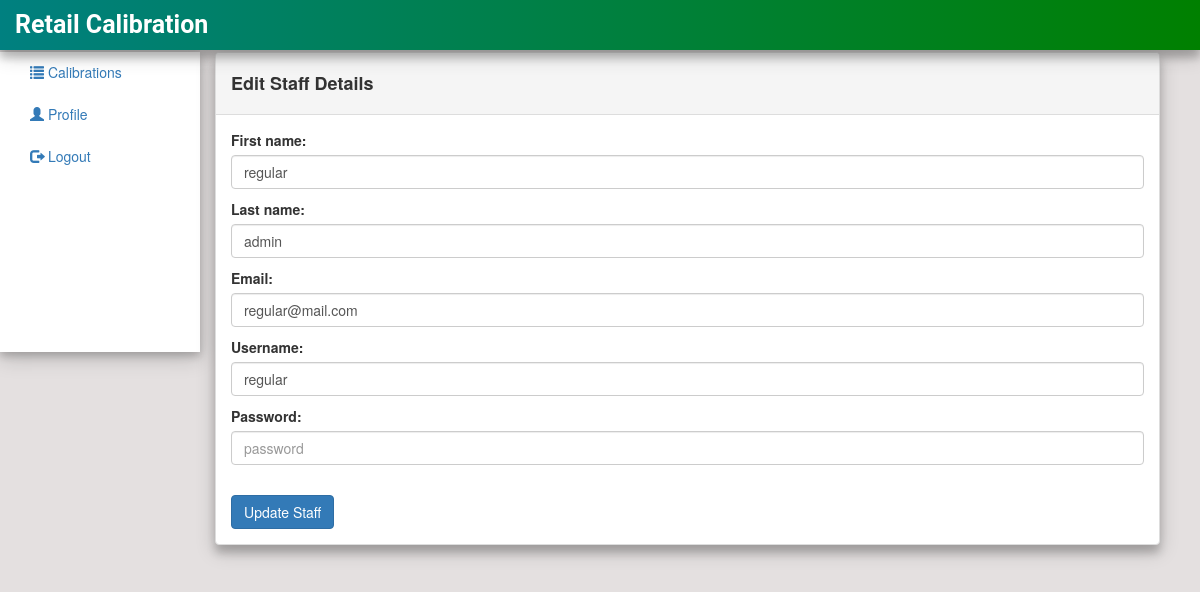
The page /staffs/2/edit/ (signed in) on the database its author committed.
### calibrate/models.py (models this page shows, shortened)
class User(AbstractUser):
    is_regularAdmin = models.BooleanField(default=False)
    is_adminStaff = models.BooleanField(default=False)
    is_superAdmin = models.BooleanField(default = False)

### calibrate/views.py (the view)
# urls.py: path('staffs/<int:id>/edit/', views.staff_edit, name='staff_edit'),
@login_required
def staff_edit(request, id=None):
    user = get_object_or_404(User, id=id)
    if request.method =='POST':
        user_form = UserForm(request.POST, instance=user)
        if user_form.is_valid():
            user_form.save()
            return HttpResponseRedirect(reverse('calibrate:staff_list'))
        else:
            return render(request, 'staffs/edit.html', {'user_form':user_form})
    else:
        user_form = UserForm(instance=user)
        return render(request, 'staffs/edit.html', {'user_form':user_form})

### calibrate/forms.py (shortened to what this page needs)
class UserForm(forms.ModelForm):
    first_name = forms.CharField(widget = forms.TextInput(
        attrs = {
            'class':'form-control',
            'placeholder': 'First Name'
        }
    ))
    last_name = forms.CharField(widget = forms.TextInput(
        attrs = {
            'class':'form-control',
            'placeholder':'Last Name'
        }
    ))
    username = forms.CharField(widget = forms.TextInput(
        attrs = {
            'class':'form-control',
            'placeholder':'Username'
        }
    ))
    email = forms.EmailField(widget = forms.TextInput(
        attrs = {
            'class':'form-control',
            'placeholder':'Email'
        }
    ))
    password = forms.CharField(widget = forms.PasswordInput (
        attrs = {
            'class':'form-control',
            'placeholder':'password'
        }
    ))
    class Meta:
        model = User
        fields = ['first_name', 'last_name',
         'email', 'username','password']

### calibrate/templates/staffs/edit.html (shortened to what this page needs)
{% extends "calibrate/base.html" %} {% block content %}
<div class="col-sm-10">
    <div class="panel panel-default">
        <div class="panel-heading">
            <h4><strong>Edit Staff Details</strong></h4>
        </div>
        <div class="panel-body">
            <form method="POST">
                <table>
                    {{user_form.as_p}}
                </table>
                <br>
                <input type="submit" class="btn btn-primary" value="Update Staff">
            </form>
        </div>
    </div>
</div>
{% endblock %}

### calibrate/static/css/mystyle.css (style rules this page uses)
.panel { box-shadow: 0 8px 8px 0 rgba(0, 0, 0, 0.19), 0 6px 20px 0 rgba(0, 0, 0, 0.19); margin-top: 52px; }

### rows shown on the page
User: first_name "regular", last_name "admin", email "regular@mail.com", username "regular"
